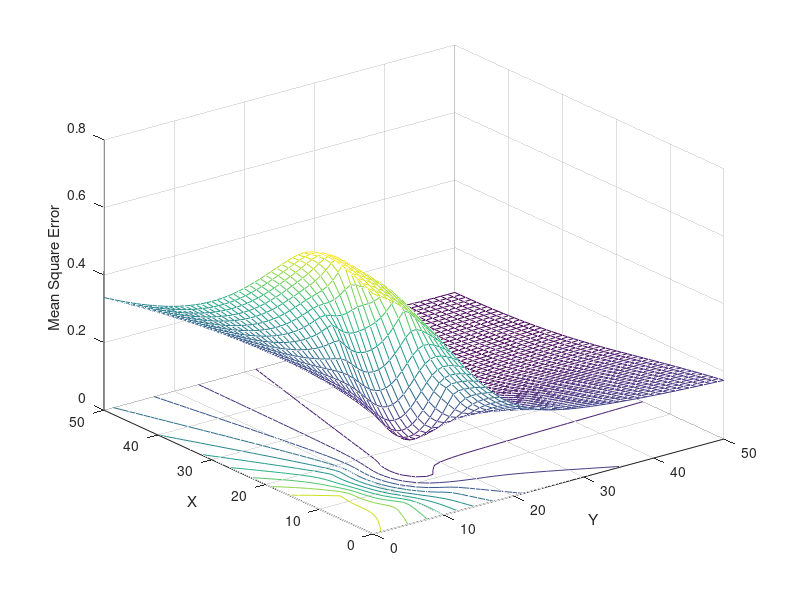
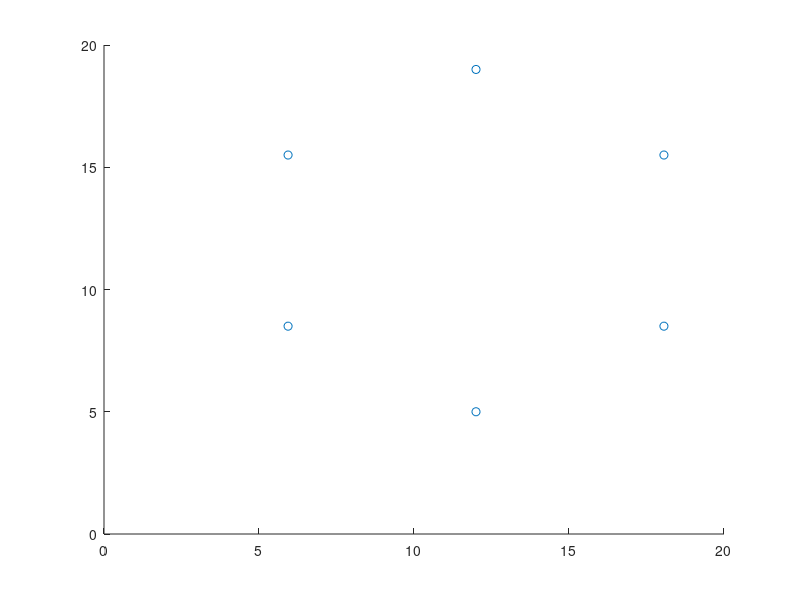

These figures' MATLAB source, in order: (Note: this script raises an error after producing the figures.)
%%% Constants %%%
T = 200; %shots
c = 343.2; %speed of sound
M = 6; %number of sensors
mu = 0;
sigma = .01;
xrange = 50;
yrange = 50;
%%% Sniper Location %%%
x0 = 25;
y0 = 25;
%%% Sensor Arrangement %%%
%circle
r = 7;
theta(1) = 0;
theta(2) = pi/3;
theta(3) = 2*pi/3;
theta(4) = pi;
theta(5) = 4*pi/3;
theta(6) = 5*pi/3;
sensorLocales(:,1) = 12 + r.*sin(theta);
sensorLocales(:,2) = 12 + r.*cos(theta);

sensorLocales(:,3) = 42 + r.*sin(theta);
sensorLocales(:,4) = 12 + r.*cos(theta);
%random
%sensorLocales = randi([0 xrange],M,2);
%linear below
%sensorLocales = [12,10;17,10;22,10;27,10;32,10;37,10];
%linear above
%sensorLocales = [12,40;17,40;22,40;27,40;32,40;37,40];
%vertical
%sensorLocales = [18,35;18,25;18,15;32,35;32,25;32,15];
sensorDist = sqrt((sensorLocales(1:M,1)-x0).^2 + (sensorLocales(1:M,2)-y0).^2);
for i=1:T
 tau1(1:M,i) = sensorDist(1:M,:)./c + normrnd(mu,sigma,M,1); %toa
end
for i=2:M
 delta(i-1,:) = (tau1(i,:) - tau1(1,:)); %tdoa
end
%%% Search %%%
minDist = 0;
minSSE = 10000;
yest = 100;
xest = 100;
sse = 0;
for x = 0:xrange
 for y = 0:yrange
 searchDist = sqrt((sensorLocales(1:M,1)-x).^2 + (sensorLocales(1:M,2)-y).^2);
 estTime = (searchDist)/c;
 for i=2:M
 deltaEst(i-1,:) = estTime(i) - estTime(1);
 end
 for i=1:T %calculate errors
 ssMsmts = sum((delta(1:M-1,i) - deltaEst(1:M-1)).^2);
 sse = ssMsmts + sse;
 end

 sseFinal = sse;
 sseArray(x+1,y+1) = sseFinal;
 xArray(1:yrange+1,x+1) = x;
 yArray(y+1,1:xrange+1) = y;


 if(sseFinal < minSSE) %minimize sum squared error
 minSSE = sseFinal;
 minDist = estTime*c;
 xest = x;
 yest = y;
 end
 sse=0;
 end
end
mseArray = (((sseArray)./T)./(M-1)).*c; %convert to meters^2
%%% Plot %%%
figure
meshc(xArray, yArray, mseArray)
xlabel('Y');
ylabel('X');
zlabel('Mean Square Error');
figure
scatter(sensorLocales(:,1), sensorLocales(:,2))
hold on
scatter(xest,yest,'*','r')
xlim([0 50])
ylim([0 50])
xlabel('X');
ylabel('Y');
hold off
%estimated location
xest
yest